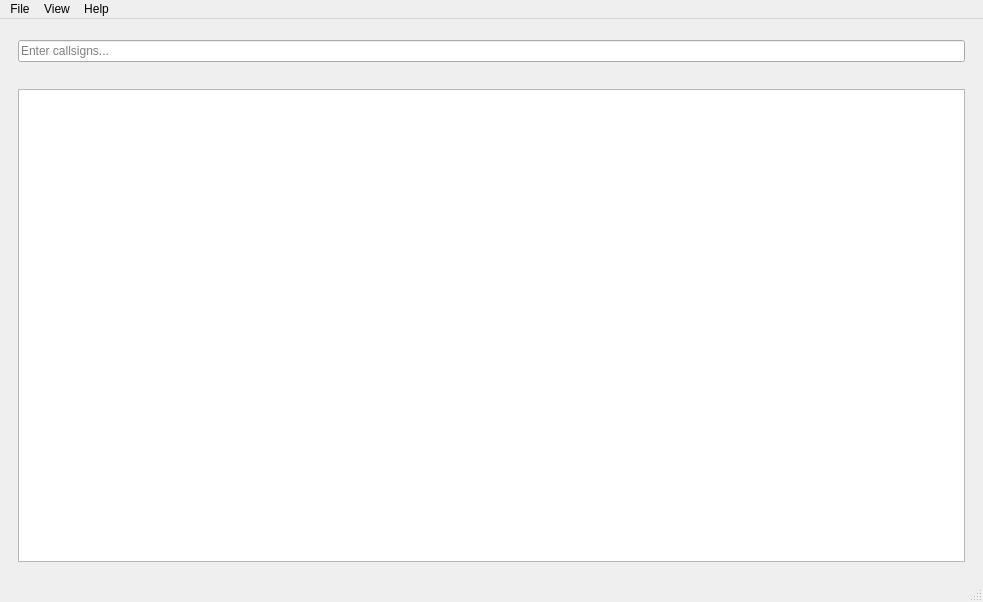
<?xml version="1.0" encoding="UTF-8"?>
<ui version="4.0">
 <class>MainWindow</class>
 <widget class="QMainWindow" name="MainWindow">
  <property name="geometry">
   <rect>
    <x>0</x>
    <y>0</y>
    <width>983</width>
    <height>602</height>
   </rect>
  </property>
  <property name="windowTitle">
   <string>QRZBuddy</string>
  </property>
  <widget class="QWidget" name="centralwidget">
   <property name="enabled">
    <bool>true</bool>
   </property>
   <layout class="QVBoxLayout" name="verticalLayout">
    <item>
     <widget class="QWidget" name="callsignEntryArea" native="true">
      <property name="enabled">
       <bool>true</bool>
      </property>
      <property name="sizePolicy">
       <sizepolicy hsizetype="Preferred" vsizetype="Fixed">
        <horstretch>0</horstretch>
        <verstretch>0</verstretch>
       </sizepolicy>
      </property>
      <property name="minimumSize">
       <size>
        <width>0</width>
        <height>46</height>
       </size>
      </property>
      <property name="maximumSize">
       <size>
        <width>16777215</width>
        <height>46</height>
       </size>
      </property>
      <layout class="QHBoxLayout" name="callsignEntryLayout">
       <property name="baseSize" stdset="0">
        <size>
         <width>0</width>
         <height>40</height>
        </size>
       </property>
       <property name="minimumSize" stdset="0">
        <size>
         <width>0</width>
         <height>40</height>
        </size>
       </property>
       <property name="widgetResizable" stdset="0">
        <bool>true</bool>
       </property>
       <item>
        <widget class="QLineEdit" name="callsignEntry">
         <property name="placeholderText">
          <string>Enter callsigns...</string>
         </property>
        </widget>
       </item>
      </layout>
     </widget>
    </item>
    <item>
     <widget class="QWidget" name="viewArea" native="true">
      <layout class="QVBoxLayout" name="viewAreaVerticalLayout">
       <item>
        <widget class="CallsignTableView" name="callsignTable">
         <property name="frameShape">
          <enum>QFrame::Shape::StyledPanel</enum>
         </property>
         <property name="frameShadow">
          <enum>QFrame::Shadow::Sunken</enum>
         </property>
         <property name="lineWidth">
          <number>0</number>
         </property>
         <property name="selectionMode">
          <enum>QAbstractItemView::SelectionMode::ContiguousSelection</enum>
         </property>
         <property name="gridStyle">
          <enum>Qt::PenStyle::DotLine</enum>
         </property>
         <property name="sortingEnabled">
          <bool>true</bool>
         </property>
         <property name="cornerButtonEnabled">
          <bool>false</bool>
         </property>
         <attribute name="verticalHeaderVisible">
          <bool>false</bool>
         </attribute>
        </widget>
       </item>
      </layout>
     </widget>
    </item>
   </layout>
  </widget>
  <widget class="QMenuBar" name="menubar">
   <property name="geometry">
    <rect>
     <x>0</x>
     <y>0</y>
     <width>983</width>
     <height>26</height>
    </rect>
   </property>
   <widget class="QMenu" name="qtFileMenu">
    <property name="title">
     <string>File</string>
    </property>
    <widget class="QMenu" name="menuSaveAs">
     <property name="title">
      <string>Save As...</string>
     </property>
     <addaction name="actionCSV"/>
     <addaction name="actionXML"/>
     <addaction name="actionJSON"/>
     <addaction name="actionMarkdown"/>
    </widget>
    <addaction name="menuSaveAs"/>
    <addaction name="actionPrint"/>
    <addaction name="actionSettings"/>
    <addaction name="actionQuit"/>
   </widget>
   <widget class="QMenu" name="menuHelp">
    <property name="title">
     <string>Help</string>
    </property>
    <addaction name="actionAbout"/>
   </widget>
   <widget class="QMenu" name="menuView">
    <property name="title">
     <string>View</string>
    </property>
    <addaction name="actionMapWindow"/>
   </widget>
   <addaction name="qtFileMenu"/>
   <addaction name="menuView"/>
   <addaction name="menuHelp"/>
  </widget>
  <widget class="QStatusBar" name="statusbar"/>
  <action name="actionSettings">
   <property name="text">
    <string>Settings</string>
   </property>
   <property name="shortcut">
    <string>Ctrl+O</string>
   </property>
   <property name="iconVisibleInMenu">
    <bool>false</bool>
   </property>
  </action>
  <action name="actionAbout">
   <property name="text">
    <string>About QRZBuddy</string>
   </property>
   <property name="shortcut">
    <string>Ctrl+H</string>
   </property>
   <property name="iconVisibleInMenu">
    <bool>false</bool>
   </property>
  </action>
  <action name="actionPrint">
   <property name="enabled">
    <bool>true</bool>
   </property>
   <property name="text">
    <string>Print</string>
   </property>
   <property name="toolTip">
    <string>Print current file</string>
   </property>
   <property name="shortcut">
    <string>Ctrl+P</string>
   </property>
   <property name="iconVisibleInMenu">
    <bool>false</bool>
   </property>
  </action>
  <action name="actionQuit">
   <property name="text">
    <string>Quit</string>
   </property>
   <property name="toolTip">
    <string>Quit the application</string>
   </property>
   <property name="shortcut">
    <string>Ctrl+Q</string>
   </property>
   <property name="iconVisibleInMenu">
    <bool>false</bool>
   </property>
  </action>
  <action name="actionXML">
   <property name="text">
    <string>XML</string>
   </property>
   <property name="iconVisibleInMenu">
    <bool>false</bool>
   </property>
  </action>
  <action name="actionCSV">
   <property name="text">
    <string>CSV</string>
   </property>
   <property name="iconVisibleInMenu">
    <bool>false</bool>
   </property>
  </action>
  <action name="actionJSON">
   <property name="text">
    <string>JSON</string>
   </property>
   <property name="iconVisibleInMenu">
    <bool>false</bool>
   </property>
  </action>
  <action name="actionMarkdown">
   <property name="text">
    <string>Markdown</string>
   </property>
   <property name="iconVisibleInMenu">
    <bool>false</bool>
   </property>
  </action>
  <action name="actionMapWindow">
   <property name="text">
    <string>Map Window</string>
   </property>
   <property name="toolTip">
    <string>Show Map Window</string>
   </property>
   <property name="iconVisibleInMenu">
    <bool>false</bool>
   </property>
  </action>
 </widget>
 <customwidgets>
  <customwidget>
   <class>CallsignTableView</class>
   <extends>QTableView</extends>
   <header>callsigntableview.h</header>
  </customwidget>
 </customwidgets>
 <resources/>
 <connections>
  <connection>
   <sender>actionQuit</sender>
   <signal>triggered()</signal>
   <receiver>MainWindow</receiver>
   <slot>close()</slot>
   <hints>
    <hint type="sourcelabel">
     <x>-1</x>
     <y>-1</y>
    </hint>
    <hint type="destinationlabel">
     <x>491</x>
     <y>300</y>
    </hint>
   </hints>
  </connection>
 </connections>
</ui>
